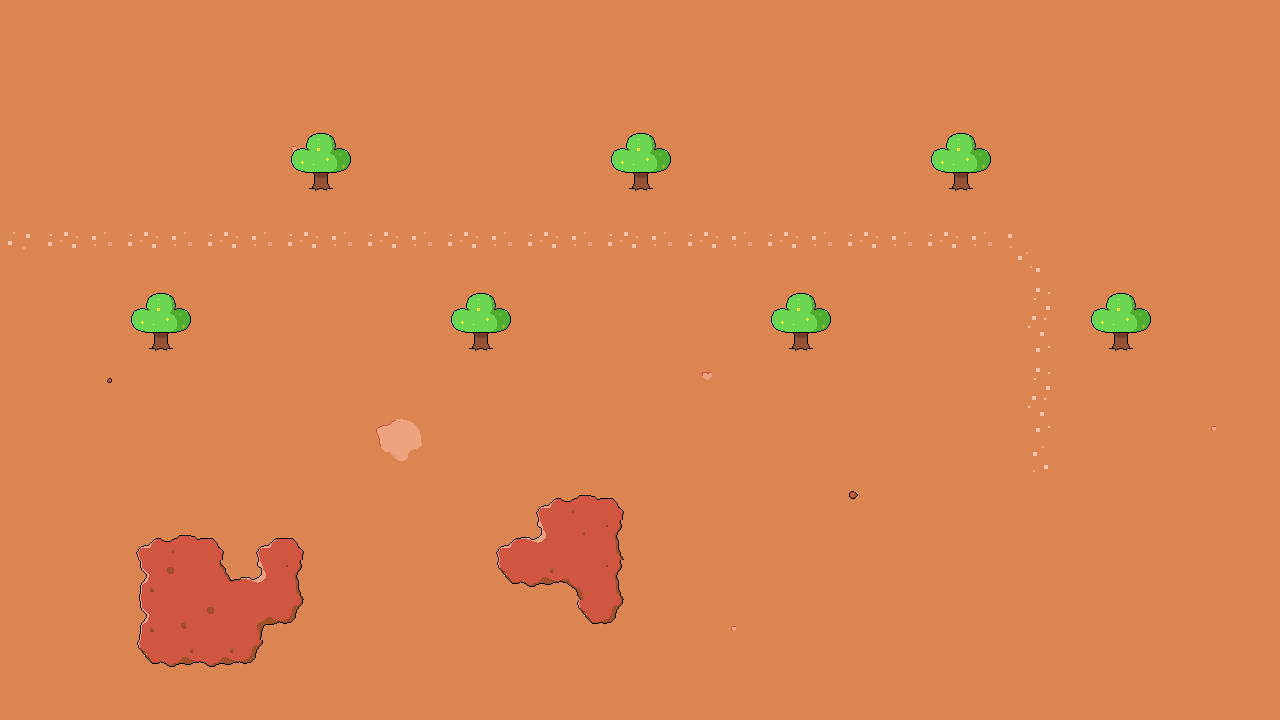

A level layout from a 2D game, rendered from its tile map. Below: a short description, then the map file with its tile-grid data intact:
An orthogonal 32x18 tile map with 40x40 px tiles, 3 tile layers (base, nav, tree), 3 tilesets and 15 objects.

<map version="1.0" tiledversion="2018.08.06" orientation="orthogonal" renderorder="right-down" width="32" height="18" tilewidth="40" tileheight="40" infinite="0" nextlayerid="8" nextobjectid="35">
 <tileset firstgid="1" source="base.tsx" />
 <tileset firstgid="25" source="path.tsx" />
 <tileset firstgid="33" source="tree.tsx" />
 <layer id="1" name="base" width="32" height="18">
  <data encoding="csv">
22,22,22,22,22,22,22,22,22,22,22,22,22,22,22,22,22,22,22,22,22,22,22,22,22,22,22,22,22,22,22,22,
22,22,22,22,22,22,22,22,22,22,22,22,22,22,22,22,22,22,22,22,22,22,22,22,22,22,22,22,22,22,22,22,
22,22,22,22,22,22,22,22,22,22,22,22,22,22,22,22,22,22,22,22,22,22,22,22,22,22,22,22,22,22,22,22,
22,22,22,22,22,22,22,18,22,22,22,22,22,22,22,22,22,22,22,22,22,22,22,22,22,22,22,22,22,22,22,22,
22,22,22,22,22,22,22,22,22,22,22,22,22,22,22,22,22,22,22,22,22,22,22,22,22,22,22,22,22,22,22,22,
22,22,22,22,22,22,22,22,22,22,22,22,22,22,22,22,22,22,22,22,22,22,22,22,22,22,22,22,22,22,22,22,
22,22,22,22,22,22,22,22,22,22,22,22,22,22,22,22,22,22,22,22,22,22,22,22,22,22,22,22,22,22,22,22,
22,22,22,22,22,22,22,22,22,22,22,22,22,22,22,22,22,22,22,22,22,22,22,22,22,22,22,22,22,22,22,22,
22,22,22,22,22,22,22,22,22,22,22,22,22,22,22,22,22,22,22,22,22,22,22,22,22,22,22,22,22,22,22,22,
22,22,17,22,22,22,22,22,22,22,22,22,22,22,22,22,22,24,22,22,22,22,22,22,22,22,22,22,22,22,22,22,
22,22,22,22,22,22,22,22,22,5,6,22,22,22,22,22,22,22,22,22,22,22,22,22,22,22,22,22,22,22,18,22,
22,22,22,22,22,22,22,22,22,11,12,22,22,22,22,22,22,22,22,22,22,22,22,22,22,22,22,22,22,22,22,22,
22,22,22,22,22,22,22,22,22,22,22,22,22,1,3,2,22,22,22,22,22,23,22,22,22,22,22,22,22,22,22,22,
22,22,22,1,3,2,1,2,22,22,22,22,1,10,21,14,22,22,22,22,22,22,22,22,22,22,22,22,22,22,22,22,
22,22,22,13,15,4,10,14,22,22,22,22,7,9,19,14,22,22,22,22,22,22,22,22,22,22,22,22,22,22,22,22,
22,22,22,13,16,15,20,8,22,22,22,22,22,22,7,8,22,22,18,22,22,22,22,22,22,22,22,22,22,22,22,22,
22,22,22,7,9,9,8,22,22,22,22,22,22,22,22,22,22,22,22,22,22,22,22,22,22,22,22,22,22,22,22,22,
22,22,22,22,22,22,22,22,22,22,22,22,22,22,22,22,22,22,22,22,22,22,22,22,22,22,22,22,22,22,22,22
</data>
 </layer>
 <layer id="3" name="nav" width="32" height="18">
  <data encoding="csv">
0,0,0,0,0,0,0,0,0,0,0,0,0,0,0,0,0,0,0,0,0,0,0,0,0,0,0,0,0,0,0,0,
0,0,0,0,0,0,0,0,0,0,0,0,0,0,0,0,0,0,0,0,0,0,0,0,0,0,0,0,0,0,0,0,
0,0,0,0,0,0,0,0,0,0,0,0,0,0,0,0,0,0,0,0,0,0,0,0,0,0,0,0,0,0,0,0,
0,0,0,0,0,0,0,0,0,0,0,0,0,0,0,0,0,0,0,0,0,0,0,0,0,0,0,0,0,0,0,0,
0,0,0,0,0,0,0,0,0,0,0,0,0,0,0,0,0,0,0,0,0,0,0,0,0,0,0,0,0,0,0,0,
0,0,0,0,0,0,0,0,0,0,0,0,0,0,0,0,0,0,0,0,0,0,0,0,0,0,0,0,0,0,0,0,
31,25,0,25,0,25,0,25,0,25,0,25,0,25,0,25,0,25,0,25,0,25,0,25,0,28,0,0,0,0,0,0,
0,0,0,0,0,0,0,0,0,0,0,0,0,0,0,0,0,0,0,0,0,0,0,0,0,0,0,0,0,0,0,0,
0,0,0,0,0,0,0,0,0,0,0,0,0,0,0,0,0,0,0,0,0,0,0,0,0,26,0,0,0,0,0,0,
0,0,0,0,0,0,0,0,0,0,0,0,0,0,0,0,0,0,0,0,0,0,0,0,0,0,0,0,0,0,0,0,
0,0,0,0,0,0,0,0,0,0,0,0,0,0,0,0,0,0,0,0,0,0,0,0,0,26,0,0,0,0,0,0,
0,0,0,0,0,0,0,0,0,0,0,0,0,0,0,0,0,0,0,0,0,0,0,0,0,0,0,0,0,0,0,0,
0,0,0,0,0,0,0,0,0,0,0,0,0,0,0,0,0,0,0,0,0,0,0,0,0,32,0,0,0,0,0,0,
0,0,0,0,0,0,0,0,0,0,0,0,0,0,0,0,0,0,0,0,0,0,0,0,0,0,0,0,0,0,0,0,
0,0,0,0,0,0,0,0,0,0,0,0,0,0,0,0,0,0,0,0,0,0,0,0,0,0,0,0,0,0,0,0,
0,0,0,0,0,0,0,0,0,0,0,0,0,0,0,0,0,0,0,0,0,0,0,0,0,0,0,0,0,0,0,0,
0,0,0,0,0,0,0,0,0,0,0,0,0,0,0,0,0,0,0,0,0,0,0,0,0,0,0,0,0,0,0,0,
0,0,0,0,0,0,0,0,0,0,0,0,0,0,0,0,0,0,0,0,0,0,0,0,0,0,0,0,0,0,0,0
</data>
 </layer>
 <layer id="5" name="tree" width="32" height="18">
  <data encoding="csv">
0,0,0,0,0,0,0,0,0,0,0,0,0,0,0,0,0,0,0,0,0,0,0,0,0,0,0,0,0,0,0,0,
0,0,0,0,0,0,0,0,0,0,0,0,0,0,0,0,0,0,0,0,0,0,0,0,0,0,0,0,0,0,0,0,
0,0,0,0,0,0,0,0,0,0,0,0,0,0,0,0,0,0,0,0,0,0,0,0,0,0,0,0,0,0,0,0,
0,0,0,0,0,0,0,0,0,0,0,0,0,0,0,0,0,0,0,0,0,0,0,0,0,0,0,0,0,0,0,0,
0,0,0,0,0,0,0,33,0,0,0,0,0,0,0,33,0,0,0,0,0,0,0,33,0,0,0,0,0,0,0,0,
0,0,0,0,0,0,0,0,0,0,0,0,0,0,0,0,0,0,0,0,0,0,0,0,0,0,0,0,0,0,0,0,
0,0,0,0,0,0,0,0,0,0,0,0,0,0,0,0,0,0,0,0,0,0,0,0,0,0,0,0,0,0,0,0,
0,0,0,0,0,0,0,0,0,0,0,0,0,0,0,0,0,0,0,0,0,0,0,0,0,0,0,0,0,0,0,0,
0,0,0,33,0,0,0,0,0,0,0,33,0,0,0,0,0,0,0,33,0,0,0,0,0,0,0,33,0,0,0,0,
0,0,0,0,0,0,0,0,0,0,0,0,0,0,0,0,0,0,0,0,0,0,0,0,0,0,0,0,0,0,0,0,
0,0,0,0,0,0,0,0,0,0,0,0,0,0,0,0,0,0,0,0,0,0,0,0,0,0,0,0,0,0,0,0,
0,0,0,0,0,0,0,0,0,0,0,0,0,0,0,0,0,0,0,0,0,0,0,0,0,0,0,0,0,0,0,0,
0,0,0,0,0,0,0,0,0,0,0,0,0,0,0,0,0,0,0,0,0,0,0,0,0,0,0,0,0,0,0,0,
0,0,0,0,0,0,0,0,0,0,0,0,0,0,0,0,0,0,0,0,0,0,0,0,0,0,0,0,0,0,0,0,
0,0,0,0,0,0,0,0,0,0,0,0,0,0,0,0,0,0,0,0,0,0,0,0,0,0,0,0,0,0,0,0,
0,0,0,0,0,0,0,0,0,0,0,0,0,0,0,0,0,0,0,0,0,0,0,0,0,0,0,0,0,0,0,0,
0,0,0,0,0,0,0,0,0,0,0,0,0,0,0,0,0,0,0,0,0,0,0,0,0,0,0,0,0,0,0,0,
0,0,0,0,0,0,0,0,0,0,0,0,0,0,0,0,0,0,0,0,0,0,0,0,0,0,0,0,0,0,0,0
</data>
 </layer>
 <objectgroup id="4" name="path">
  <object id="18" x="60" y="178" />
  <object id="19" x="1062" y="172" />
  <object id="20" x="1064" y="419" />
 </objectgroup>
 <objectgroup id="2" name="towerbase">
  <object id="5" x="179" y="138">
   <ellipse />
  </object>
  <object id="7" x="500" y="134">
   <ellipse />
  </object>
  <object id="9" x="820" y="134">
   <ellipse />
  </object>
  <object id="11" x="339" y="297">
   <ellipse />
  </object>
  <object id="13" x="659" y="297">
   <ellipse />
  </object>
  <object id="16" x="979" y="298">
   <ellipse />
  </object>
  <object id="17" x="1141" y="135">
   <ellipse />
  </object>
 </objectgroup>
 <objectgroup id="6" name="fungus">
  <object id="29" x="940" y="507">
   <point />
  </object>
  <object id="30" x="1177" y="509">
   <point />
  </object>
  <object id="31" x="982" y="588">
   <point />
  </object>
  <object id="32" x="1101" y="589">
   <point />
  </object>
 </objectgroup>
 <objectgroup id="7" name="airship">
  <object id="33" x="1059" y="498">
   <ellipse />
  </object>
 </objectgroup>
</map>
